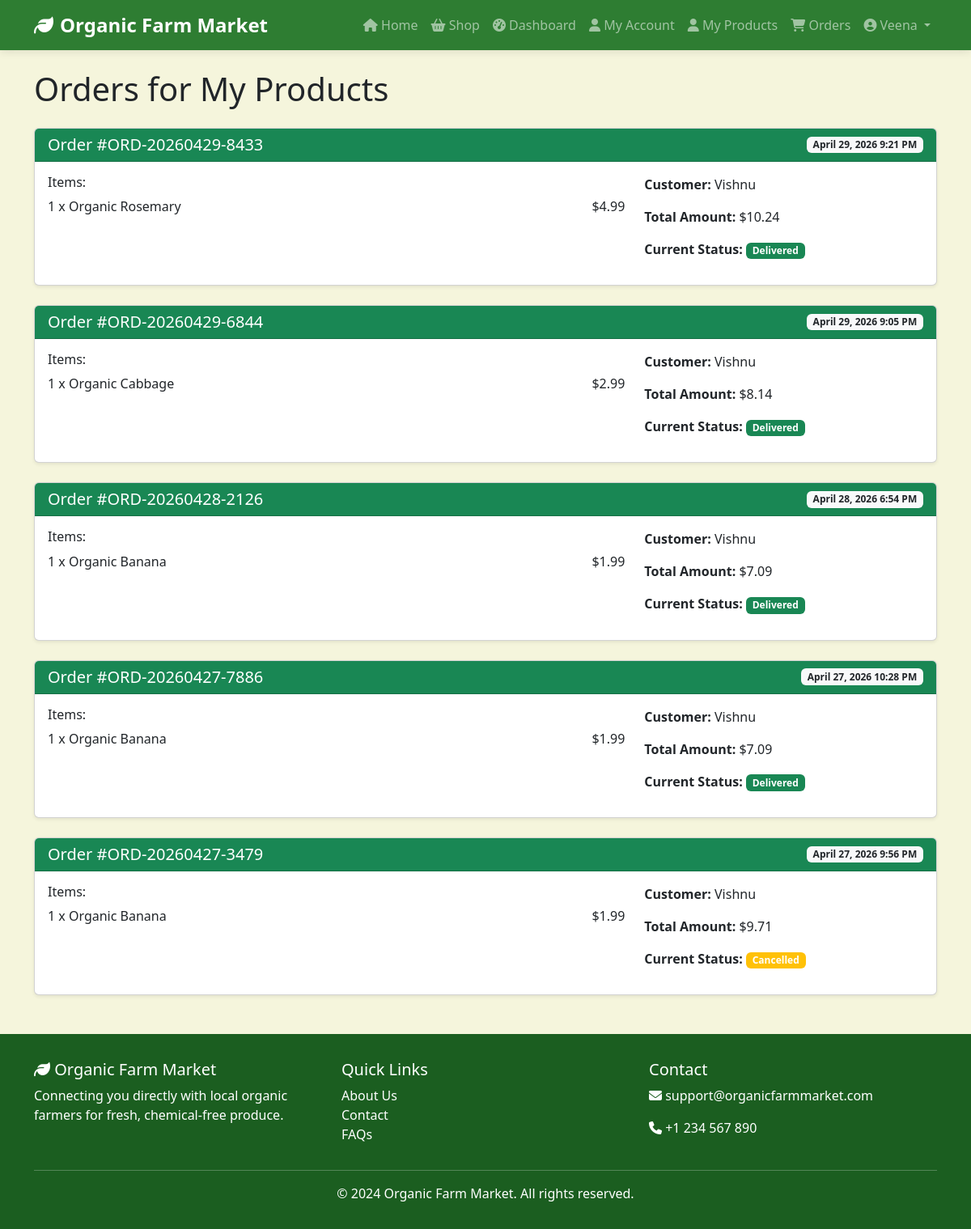
The page /orders/farmer/orders/ (signed in) on the database its author committed.
### accounts/models.py (models this page shows, shortened)
class User(AbstractUser):
    USER_TYPE_CHOICES = (
        ('customer', 'Customer'),
        ('farmer', 'Farmer'),
    )
    user_type = models.CharField(max_length=10, choices=USER_TYPE_CHOICES, default='customer')
    phone = models.CharField(max_length=15, blank=True, null=True)
    profile_picture = models.ImageField(upload_to='profile_pics/', blank=True, null=True)
    address = models.TextField(blank=True, null=True)
    @property
    def is_farmer(self):
        return self.user_type == 'farmer'

### orders/models.py (models this page shows, shortened)
class Order(models.Model):
    STATUS_CHOICES = (
        ('pending', 'Pending'),
        ('confirmed', 'Confirmed'),
        ('processing', 'Processing'),
        ('shipped', 'Shipped'),
        ('delivered', 'Delivered'),
        ('cancelled', 'Cancelled'),
    )
    PAYMENT_METHOD_CHOICES = (
        ('cod', 'Cash on Delivery'),
        ('card', 'Credit/Debit Card'),
    )
    PAYMENT_STATUS_CHOICES = (
        ('pending', 'Pending'),
        ('paid', 'Paid'),
        ('failed', 'Failed'),
        ('refunded', 'Refunded'),
    )
    customer = models.ForeignKey(User, on_delete=models.CASCADE, related_name='orders')
    order_number = models.CharField(max_length=20, unique=True)
    order_date = models.DateTimeField(auto_now_add=True)
    updated_at = models.DateTimeField(auto_now=True)
    status = models.CharField(max_length=20, choices=STATUS_CHOICES, default='pending')
    delivery_address = models.TextField()
    phone_number = models.CharField(max_length=15)
    delivery_instructions = models.TextField(blank=True, null=True)
    payment_method = models.CharField(max_length=20, choices=PAYMENT_METHOD_CHOICES, default='cod')
    payment_status = models.CharField(max_length=20, choices=PAYMENT_STATUS_CHOICES, default='pending')
    transaction_id = models.CharField(max_length=100, blank=True, null=True)
    subtotal = models.DecimalField(max_digits=10, decimal_places=2, default=Decimal('0.00'))
    shipping_cost = models.DecimalField(max_digits=10, decimal_places=2, default=Decimal('0.00'))
    tax = models.DecimalField(max_digits=10, decimal_places=2, default=Decimal('0.00'))
    total_amount = models.DecimalField(max_digits=10, decimal_places=2, default=Decimal('0.00'))
    tracking_number = models.CharField(max_length=100, blank=True, null=True)
    delivered_date = models.DateTimeField(blank=True, null=True)

class OrderItem(models.Model):
    order = models.ForeignKey(Order, on_delete=models.CASCADE, related_name='items')
    product = models.ForeignKey(Product, on_delete=models.CASCADE)
    farmer = models.ForeignKey('accounts.FarmerProfile', on_delete=models.CASCADE, null=True)
    quantity = models.PositiveIntegerField()
    price_at_purchase = models.DecimalField(max_digits=10, decimal_places=2)
    total_price = models.DecimalField(max_digits=10, decimal_places=2, default=Decimal('0.00'))

### products/models.py (models this page shows, shortened)
class Product(models.Model):
    UNIT_CHOICES = (
        ('kg', 'Kilogram (kg)'),
        ('g', 'Gram (g)'),
        ('dozen', 'Dozen'),
        ('piece', 'Piece'),
        ('bunch', 'Bunch'),
    )
    farmer = models.ForeignKey(FarmerProfile, on_delete=models.CASCADE, related_name='products')
    category = models.ForeignKey(Category, on_delete=models.SET_NULL, null=True, related_name='products')
    name = models.CharField(max_length=100)
    slug = models.SlugField(unique=True, blank=True)
    description = models.TextField()
    price = models.DecimalField(max_digits=10, decimal_places=2)
    unit = models.CharField(max_length=10, choices=UNIT_CHOICES, default='kg')
    stock_quantity = models.PositiveIntegerField(default=0)
    image = models.ImageField(upload_to='products/', blank=True, null=True)
    is_organic_certified = models.BooleanField(default=True)
    is_available = models.BooleanField(default=True)
    created_at = models.DateTimeField(auto_now_add=True)
    updated_at = models.DateTimeField(auto_now=True)

### orders/views.py (the view)
# urls.py: path('farmer/orders/', views.farmer_orders, name='farmer_orders'),
@login_required
def farmer_orders(request):
    if not request.user.is_farmer:
        messages.error(request, 'Access denied.')
        return redirect('pages:home')
    farmer_profile = FarmerProfile.objects.get(user=request.user)
    order_items = OrderItem.objects.filter(farmer=farmer_profile).select_related('order', 'product').order_by('-order__order_date')
    orders_dict = {}
    for item in order_items:
        if item.order.id not in orders_dict:
            orders_dict[item.order.id] = {
                'order': item.order,
                'items': []
            }
        orders_dict[item.order.id]['items'].append(item)
    orders = list(orders_dict.values())
    context = {
        'orders': orders,
    }
    return render(request, 'orders/farmer_orders.html', context)

### cart/context_processors.py (called while the page is built)
def cart_count(request):
    if request.user.is_authenticated:
        cart = Cart.objects.filter(user=request.user).first()
        if cart:
            return {'cart_count': cart.total_items}
    return {'cart_count': 0}

### cart/models.py (called while the page is built)
    @property
    def total_items(self):
        return sum(item.quantity for item in self.items.all())

### templates/orders/farmer_orders.html (shortened to what this page needs)
{% extends 'base.html' %}
{% block content %}
<div class="container mt-4">
    <h1 class="mb-4">Orders for My Products</h1>
    {% if orders %}
        {% for order_data in orders %}
            <div class="card shadow-sm mb-4">
                <div class="card-header bg-success text-white">
                    <div class="d-flex justify-content-between align-items-center">
                        <h5 class="mb-0">Order #{{ order_data.order.order_number }}</h5>
                        <span class="badge bg-light text-dark">
                            {{ order_data.order.order_date|date:"F j, Y g:i A" }}
                        </span>
                    </div>
                </div>
                <div class="card-body">
                    <div class="row">
                        <div class="col-md-8">
                            <h6>Items:</h6>
                            {% for item in order_data.items %}
                                <div class="d-flex justify-content-between mb-2">
                                    <span>{{ item.quantity }} x {{ item.product.name }}</span>
                                    <span>${{ item.total_price|floatformat:2 }}</span>
                                </div>
                            {% endfor %}
                        </div>
                        <div class="col-md-4">
                            <p><strong>Customer:</strong> {{ order_data.order.customer.username }}</p>
                            <p><strong>Total Amount:</strong> ${{ order_data.order.total_amount|floatformat:2 }}</p>
                            <p><strong>Current Status:</strong>
                                <span class="badge {% if order_data.order.status == 'delivered' %}bg-success{% else %}bg-warning{% endif %}">
                                    {{ order_data.order.get_status_display }}
                                </span>
                            </p>
                        </div>
                    </div>
                </div>
            </div>
        {% endfor %}
    {% else %}
        <div class="alert alert-info text-center">
            <i class="fas fa-info-circle"></i> No orders have been placed for your products yet.
        </div>
    {% endif %}
</div>
{% endblock %}

### templates/base.html (shortened to what this page needs)
<!DOCTYPE html>
<html lang="en">
<head>
    <link href="https://cdn.jsdelivr.net/npm/bootstrap@5.3.0/dist/css/bootstrap.min.css" rel="stylesheet">
    <link rel="stylesheet" href="https://cdnjs.cloudflare.com/ajax/libs/font-awesome/6.4.0/css/all.min.css">
</head>
<body>
    <nav class="navbar navbar-expand-lg navbar-dark">
        <div class="container">
            <a class="navbar-brand" href="{% url 'pages:home' %}">
                <i class="fas fa-leaf me-2"></i>Organic Farm Market
            </a>
            <div class="collapse navbar-collapse" id="navbarNav">
                <ul class="navbar-nav ms-auto">
                    <li class="nav-item">
                        <a class="nav-link" href="{% url 'pages:home' %}">
                            <i class="fas fa-home"></i> Home
                        </a>
                    </li>
                    <li class="nav-item">
                        <a class="nav-link" href="{% url 'products:product_list' %}">
                            <i class="fas fa-shopping-basket"></i> Shop
                        </a>
                    </li>
                    {% if user.is_authenticated %}
                        {% if user.is_farmer %}
                            <li class="nav-item">
                                <a class="nav-link" href="{% url 'accounts:farmer_dashboard' %}">
                                    <i class="fas fa-tachometer-alt"></i> Dashboard
                                </a>
                            </li>
                            <li class="nav-item">
                                <a class="nav-link" href="{% url 'accounts:customer_dashboard' %}">
                                    <i class="fas fa-user"></i> My Account
                                </a>
                            </li>
                            <li class="nav-item">
                                <a class="nav-link" href="{% url 'products:farmer_product_list' %}">
                                    <i class="fas fa-user"></i> My Products
                                </a>
                            </li>
                            <li class="nav-item">
                                <a class="nav-link" href="{% url 'orders:farmer_orders' %}">
                                    <i class="fas fa-shopping-cart"></i> Orders
                                </a>
                            </li>
                        {% endif %}
                        <li class="nav-item dropdown">
                            <a class="nav-link dropdown-toggle" href="#" id="userDropdown" role="button" data-bs-toggle="dropdown">
                                <i class="fas fa-user-circle"></i> {{ user.username }}
                            </a>
                        </li>
                    {% endif %}
                </ul>
            </div>
        </div>
    </nav>
    {% block content %}
    {% endblock %}
    <footer class="footer">
        <div class="container">
            <div class="row">
                <div class="col-md-4">
                    <h5><i class="fas fa-leaf"></i> Organic Farm Market</h5>
                    <p>Connecting you directly with local organic farmers for fresh, chemical-free produce.</p>
                </div>
                <div class="col-md-4">
                    <h5>Quick Links</h5>
                    <ul class="list-unstyled">
                        <li><a href="#" class="text-white text-decoration-none">About Us</a></li>
                        <li><a href="#" class="text-white text-decoration-none">Contact</a></li>
                        <li><a href="#" class="text-white text-decoration-none">FAQs</a></li>
                    </ul>
                </div>
                <div class="col-md-4">
                    <h5>Contact</h5>
                    <p><i class="fas fa-envelope"></i> support@organicfarmmarket.com</p>
                    <p><i class="fas fa-phone"></i> +1 234 567 890</p>
                </div>
            </div>
            <hr class="bg-light">
            <div class="text-center">
                <p class="mb-0">&copy; 2024 Organic Farm Market. All rights reserved.</p>
            </div>
        </div>
    </footer>
</body>
</html>

### templates/base.html (style rules this page uses)
:root { --primary-green: #2E7D32; --secondary-orange: #FFB74D; --light-beige: #F5F5DC; --dark-green: #1B5E20; }
body { font-family: 'Segoe UI', Tahoma, Geneva, Verdana, sans-serif; background-color: var(--light-beige); }
.navbar { background-color: var(--primary-green) !important; box-shadow: 0 2px 10px rgba(0,0,0,0.1); }
.navbar-brand { font-weight: bold; font-size: 1.5rem; }
.footer { background-color: var(--dark-green); color: white; padding: 2rem 0; margin-top: 3rem; }

### rows shown on the page
User: username "Veena"
Order: order.order_number "ORD-20260429-8433", order.order_date "April 29, 2026 9:21 PM", order.customer.username "Vishnu", order.total_amount "10.24", order.status "Delivered"
OrderItem: quantity "1", product.name "Organic Rosemary", total_price "4.99"
Order: order.order_number "ORD-20260429-6844", order.order_date "April 29, 2026 9:05 PM", order.customer.username "Vishnu", order.total_amount "8.14", order.status "Delivered"
OrderItem: quantity "1", product.name "Organic Cabbage", total_price "2.99"
Order: order.order_number "ORD-20260428-2126", order.order_date "April 28, 2026 6:54 PM", order.customer.username "Vishnu", order.total_amount "7.09", order.status "Delivered"
OrderItem: quantity "1", product.name "Organic Banana", total_price "1.99"
Order: order.order_number "ORD-20260427-7886", order.order_date "April 27, 2026 10:28 PM", order.customer.username "Vishnu", order.total_amount "7.09", order.status "Delivered"
OrderItem: quantity "1", product.name "Organic Banana", total_price "1.99"
Order: order.order_number "ORD-20260427-3479", order.order_date "April 27, 2026 9:56 PM", order.customer.username "Vishnu", order.total_amount "9.71", order.status "Cancelled"
OrderItem: quantity "1", product.name "Organic Banana", total_price "1.99"
